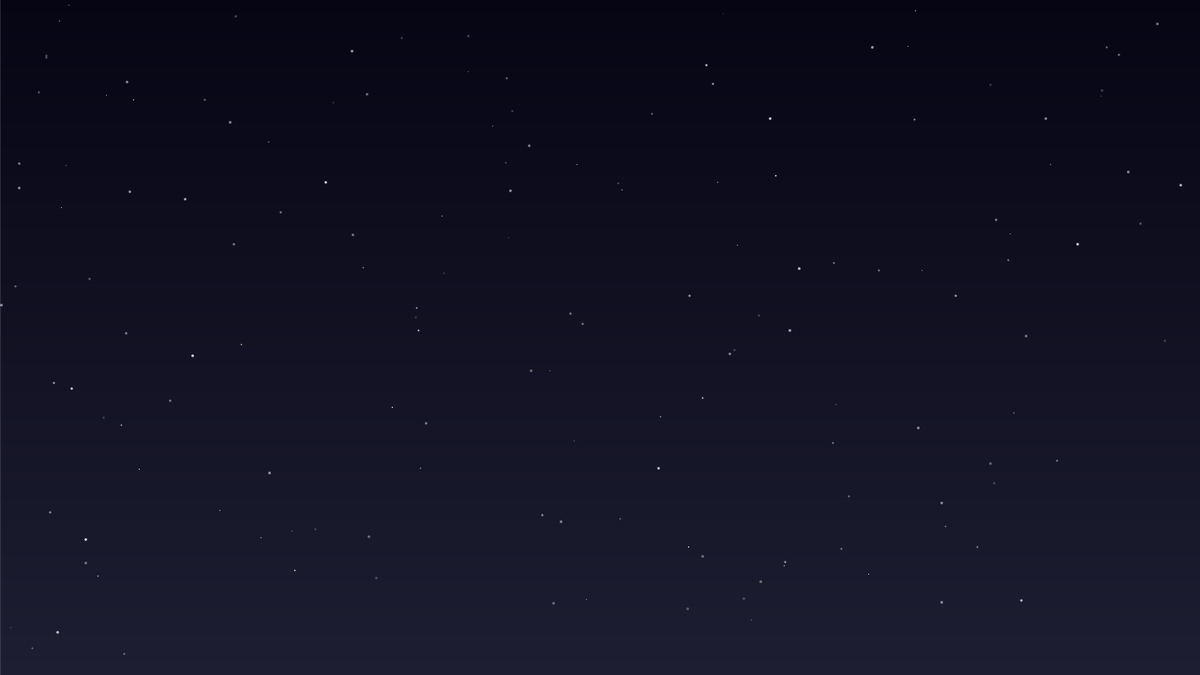
Frame 1 (no input)
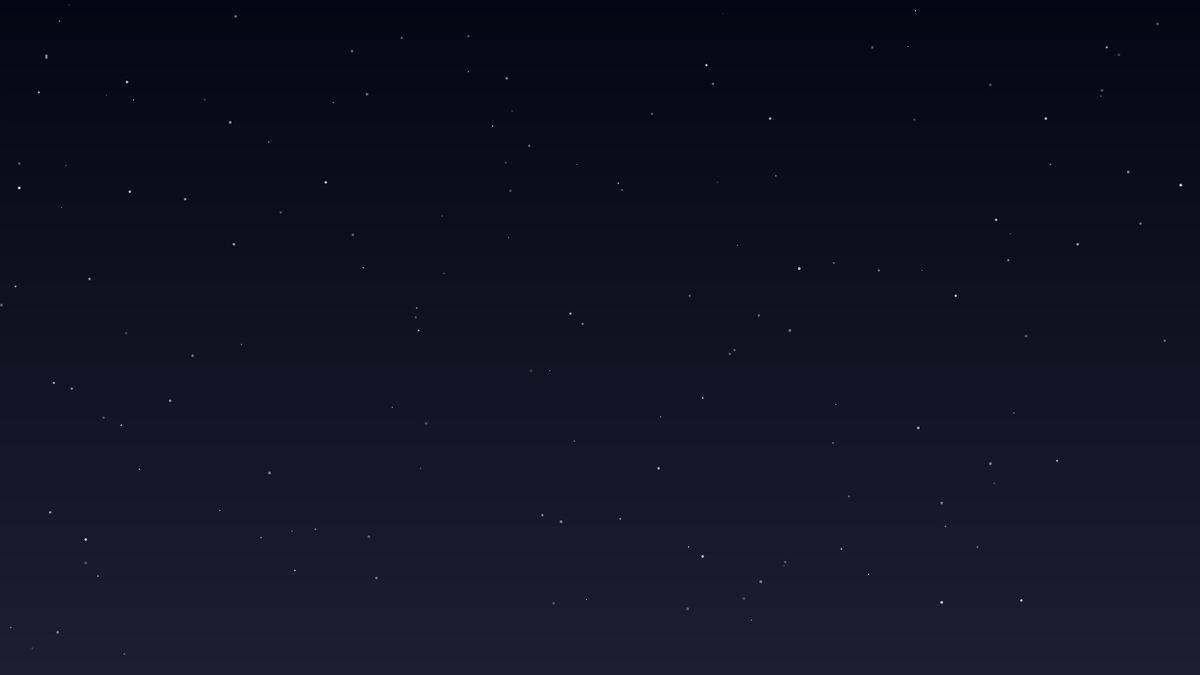
Frame 60 (the mouse pressed at the canvas centre just before this capture)
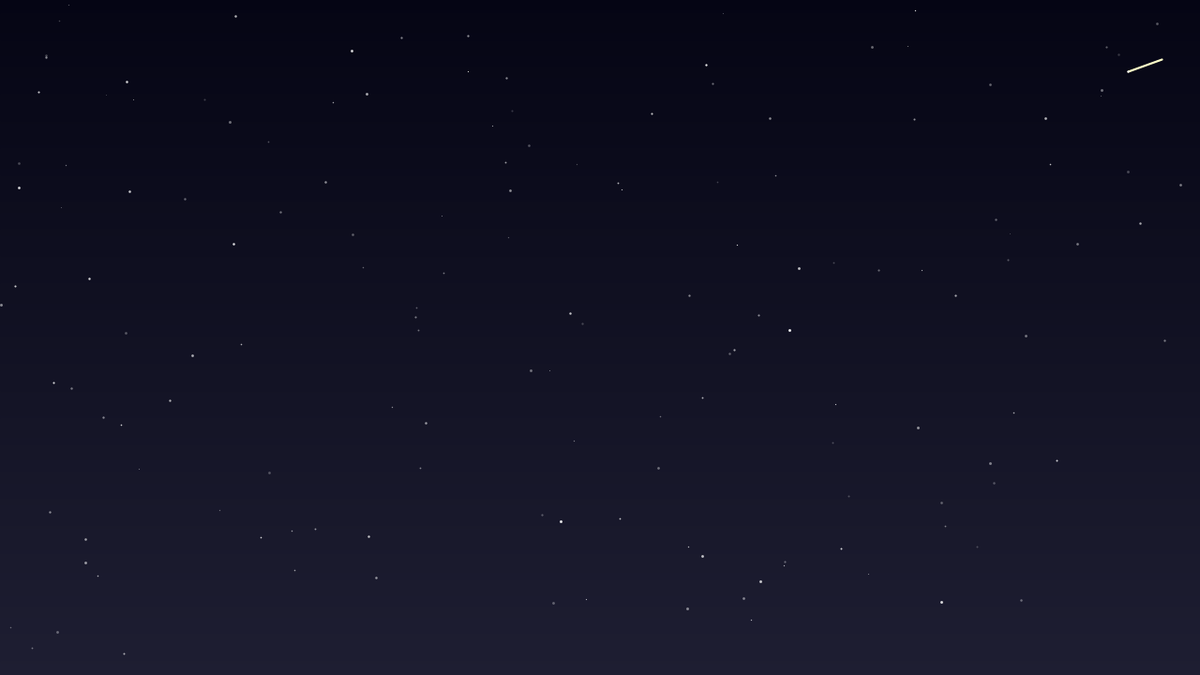
Frame 120 (the mouse held since frame 60 and released just before this capture)

The Processing sketch that drew these frames (run headless with seeded random() and noise(); from frame 60 on, the mouse is pressed at the canvas centre):

// Processing sketch: StarfieldSimulation
// ── StarfieldSimulation.pde
/*
  星空サンプル - Main.pde
  SharedResources/Sample_Starts/Main.pde
  removeIf を使わない安全な削除ループへ置換済み
*/

 // 星空の背景用クラス
GradientBackground bg;

// 星群
Starfield stars;

// 流れ星リスト
ArrayList<ShootingStar> shooting_stars;

// 次の流れ星発生時間（ミリ秒）
int nextTime;

void setup() {
  size(1280, 720);
  frameRate(60);
  rectMode(CORNER);
  imageMode(CORNER);
  ellipseMode(CORNER);
  textAlign(CENTER, CENTER);

  bg = new GradientBackground();

  stars = new Starfield(width, height, 150);

  shooting_stars = new ArrayList<ShootingStar>();
  nextTime = millis() + (int)random(3000, 8000);
}

void draw() {

  // グラデーション背景を描画
  bg.draw();

  // 星空を更新・描画
  stars.update();
  stars.draw();

  // 流れ星の発生
  if (millis() > nextTime) {
    // 新しい流れ星を追加
    shooting_stars.add(new ShootingStar());
    nextTime = millis() + (int)random(5000, 15000);
  }

  // 画面外の流れ星を配列から安全に削除する（逆順ループ）
  // [なぜ?] 前から削除するとインデックスがずれてループの飛びやConcurrentModificationの原因になるため
  for (int i = shooting_stars.size() - 1; i >= 0; i--) {
    ShootingStar s = shooting_stars.get(i);
    if (!s.active) {
      shooting_stars.remove(i);
    }
  }

  // 流れ星のアップデートと描画
  for (int i = 0; i < shooting_stars.size(); i++) {
    ShootingStar star = shooting_stars.get(i);
    star.update();
    star.draw();
  }
}

/* --- 補助クラス（参照のみ） ---
   GradientBackground, Starfield, ShootingStar は別ファイルで定義されている前提
   ここでは Main のフローだけを管理する
*/

// --- Added from GradientBackground.pde ---

//グラデーションの背景を作るクラス
//表示だけで当たり判定がないので、BaseClassを継承せずに作成

class GradientBackground {
  color top, bottom;

  GradientBackground() {
    top = color(5, 5, 20);
    bottom = color(30, 30, 50);
  }

  void draw() {

    //少しずつ色を変えた線を描画することでグラデーションにする
    //widthやheightを変更して、任意のサイズのグラデーションを作れる

    for (int i = 0; i <= height; i++) {
      stroke(lerpColor(top, bottom, map(i, 0, height, 0, 1)));
      line(0, i, width, i);
    }
    noStroke();
  }

  void set(color t, color b) {
    top = t;
    bottom = b;
  }
}

// --- Added from ShootingStar.pde ---
class ShootingStar {
  float x, y, vx, vy, tail;
  boolean active;

  ShootingStar() {
    x = random(width * 0.8, width * 1.2);
    y = random(-height * 0.2, height * 0.3);
    vx = random(-8, -3);
    vy = random(2, 6);
    tail = random(30, 80);
    active = true;
  }

  void update() {
    if (!active) return;
    x += vx;
    y += vy;
    if (x < -100 || y > height + 100) active = false;
  }

  void draw() {
    if (!active) return;
    stroke(255, 255, 200);
    line(x, y, x + tail * (-vx/8), y + tail * (-vy/8));
    stroke(255);
    point(x, y);
  }
}

// --- Added from Starfield.pde ---


//星空を作るクラス
//表示だけで移動や当たり判定がないので、BaseClassを継承せずに作成


// ------------------------------------------------------------
// 使い方
// このファイル(Starfield.pde)を自分のプロジェクトにコピーする

// メインプログラムに星空クラスを管理する変数を宣言する
// Starfield stars;

// setup() で クラスを初期化する
// stars = new Starfield(width, height, 150);
// stars = new Starfield(星空の範囲（横）, 星空の範囲（高さ）, 星の数);

// draw() で計算と描画する
// stars.update();
// stars.draw();
// ------------------------------------------------------------


//星を複数まとめて管理するクラス
//下にある Star クラスをたくさん保持する

class Starfield {

  //星クラスを入れておく配列
  ArrayList<Star> stars;

  //指定範囲に指定の数の星クラスを作成する
  Starfield(float w, float h, int count) {
    stars = new ArrayList<Star>();
    for (int i = 0; i < count; i++) {
      stars.add(new Star(w, h));
    }
  }

  void update() {
    for (Star s : stars) {
      s.update();
    }
  }

  void draw() {
    for (Star s : stars) {
      s.draw();
    }
  }
}


//星ひとつ分のクラス

class Star {

  float x, y, brightness, base, phase, freq, size;

  Star(float w, float h) {

    // 座標のランダム
    x = random(w);
    y = random(h);

    // 明るさの変化を作る変数
    // sin を使って周期的に変化させる
    base = random(100, 255);
    brightness = base; // 明るさの初期値
    phase = random(TWO_PI); // 星ごとに変化の開始点をランダムにする
    freq = random(0.5, 2.0); // 変化のスピード
    size = random(1, 3); // サイズをランダムにする
  }

  void update() {
    //明るさ変化の計算
    phase += 0.02 * freq;
    brightness = base * (sin(phase) * 0.3 + 0.7);
  }

  void draw() {
    //星を描く
    stroke(255, 255, 255, brightness);
    strokeWeight(size);
    point(x, y);
  }
}
